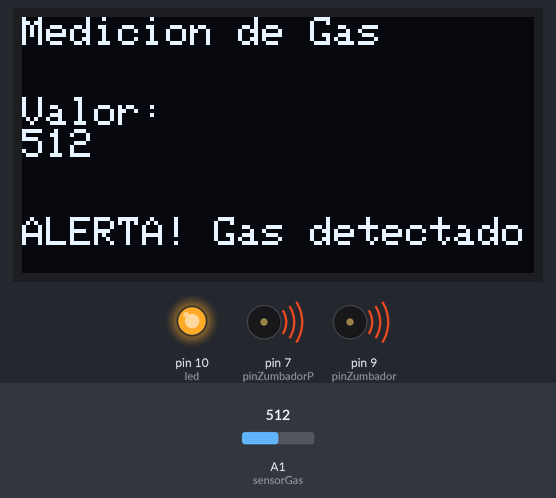
Bench run of a sketch on a simulated Arduino Uno, built with avr-gcc and run on an emulated ATmega328P. On the bench: 128×64 one-colour display, output pins drawn as LEDs (lit = HIGH), buzzer (waves = sounding, pin HIGH). The inputs (shaded band) are chosen by the test bench; at power-on: A1 (sensorGas) = 512. What the sketch prints to the serial monitor is not drawn.

Above: at 3.2 s.
3.3 s: A1 (sensorGas) set to 55
At 4.8 s:
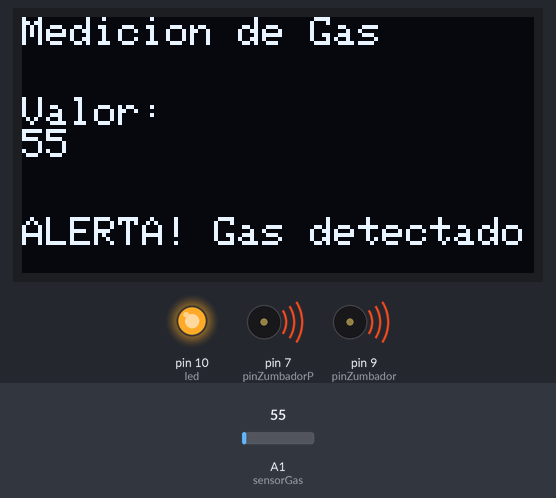
5.1 s: A1 (sensorGas) set to 46
At 6.0 s:
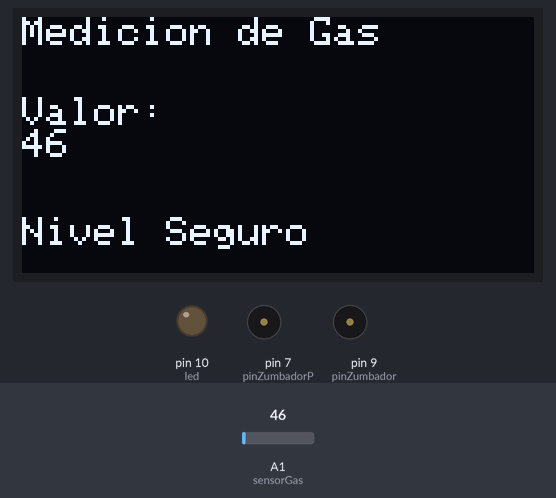
6.7 s: A1 (sensorGas) set to 0
At 8.2 s:
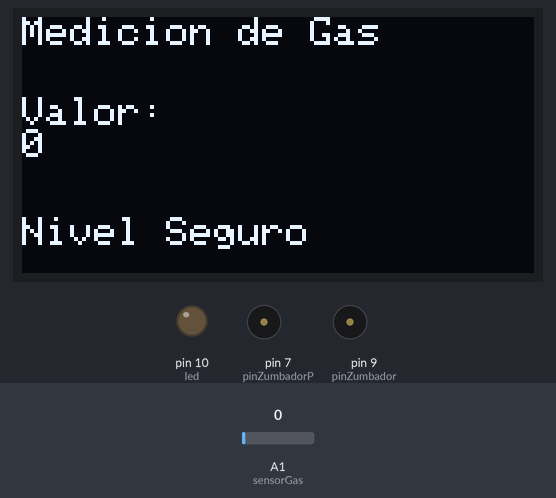
Timing chart, 0 to 9.7 s (numbered marks = the images above; inputs shaded):
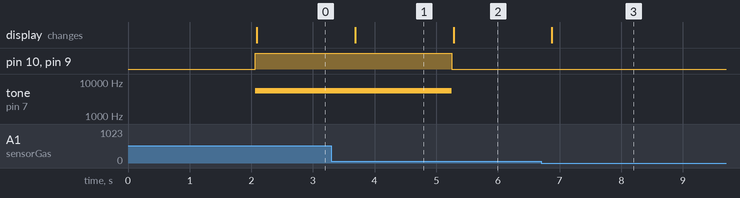

Measured:
- the behaviour switches between 51 and 50 on A1 (sensorGas) (found by bisection; images 1 and 2)
- after the input at 3.3 s, the display: changes after 0.39 s (image 1)
- after the input at 5.1 s, pin 10 (led), pin 9 (pinZumbador): HIGH → LOW after 0.15 s; tone on pin 7 (pinZumbadorP): 5500 Hz → silent after 0.15 s; the display: changes after 0.18 s (image 2)
- after the input at 6.7 s, the display: changes after 0.17 s (image 3)

The sketch:

Sensorgas.ino
```cpp
// ---- Librerías ----
#include <Wire.h>                // Librería para comunicación I2C (pantalla OLED)
#include <Adafruit_GFX.h>        // Librería gráfica base de Adafruit
#include <Adafruit_SSD1306.h>    // Control específico para pantallas OLED SSD1306

// ---- Configuración de pantalla ----
#define ANCHO_PANTALLA 128       // Ancho de la OLED en píxeles
#define ALTO_PANTALLA 64         // Alto de la OLED en píxeles
Adafruit_SSD1306 display(ANCHO_PANTALLA, ALTO_PANTALLA, &Wire, -1);  // Objeto pantalla (I2C, sin pin de reset)

// ---- Pines y variables ----
int sensorGas = A1;              // Pin analógico del sensor de gas (MQ-2) OJO: comentario original menciona A0.
int led = 10;                    // Pin del LED indicador
int pinZumbador = 9;             // Pin de un buzzer (activo) controlado con HIGH/LOW
int valorSensor = 0;             // Variable para guardar la lectura analógica del sensor
int umbral = 50;                 // Umbral que define alarma vs. nivel seguro (ajustar tras pruebas) (El umbral original es de 7000, 50 es solo para la prueba)
int pinZumbadorP = 7;            // Pin de otro zumbador (pasivo) al que se le aplica tono()

void setup() {
  pinMode(led, OUTPUT);          // LED como salida
  pinMode(pinZumbador, OUTPUT);  // Zumbador (pasivo) como salida
  pinMode(pinZumbadorP, OUTPUT); // Zumbador (activo) como salida
  pinMode(sensorGas, INPUT);     // Sensor de gas como entrada analógica
  Serial.begin(9600);            // Inicializa puerto serie a 9600 bps para depuración

  // ---- Inicialización de pantalla OLED ----
  if (!display.begin(SSD1306_SWITCHCAPVCC, 0x3C)) { // Inicia OLED (dirección I2C típica 0x3C)
    Serial.println(F("Error: no se encontró la pantalla OLED!"));  // Mensaje de error por serie
    for (;;);  // Si falla la pantalla, queda el bucle infinito (detiene el programa)
  }

  display.clearDisplay();        // Limpia el buffer de la pantalla
  display.setTextSize(1);        // Tamaño de texto 1 (pequeño)
  display.setTextColor(SSD1306_WHITE);  // Texto en color blanco (1 bit)
  display.setCursor(0, 0);       // Coloca el cursor en (x=0, y=0)
  display.println("Sensor de GAS");     // Muestra texto de bienvenida
  display.display();             // Envía el buffer a la pantalla
  delay(2000);                   // Pausa 2 segundos para leer el mensaje
}

void loop() {
  valorSensor = analogRead(sensorGas);  // Lee valor analógico del sensor (0-1023)
  Serial.print("Valor de gas: ");
  Serial.println(valorSensor);          // Imprime etiqueta y valor por el monitor serie

  // ---- Actualización de pantalla (limpiar y volver a escribir) ----
  display.clearDisplay();               // Limpia el buffer antes de dibujar nuevo cuadro
  display.setTextSize(1);               // Asegura tamaño de texto 1
  display.setTextColor(SSD1306_WHITE);  // Asegura color blanco

  // ---- Título ----
  display.setCursor(0, 0);              // Cursor arriba a la izquierda
  display.println("Medicion de Gas");   // Título de la sección

  // ---- Valor en tiempo real ----
  display.setCursor(0, 20);             // Cursor más abajo
  display.println("Valor:");            // Etiqueta
  display.println(valorSensor);         // Muestra número leído

  // ---- Lógica de alarma ----
  if (valorSensor > umbral) {           // Si supera el umbral, hay alerta
    digitalWrite(led, HIGH);            // Enciende LED
    digitalWrite(pinZumbador, HIGH);    // Activa buzzer (activo) con nivel alto
    tone(pinZumbadorP, 5500);           // Genera tono de 5.5 kHz en buzzer (pasivo)
    display.setCursor(0, 50);           // Cursor para mensaje de estado
    display.println("ALERTA! Gas detectado"); // Texto de alerta en la pantalla
  } else {                              // Si NO supera el umbral
    digitalWrite(led, LOW);             // Apaga LED
    digitalWrite(pinZumbador, LOW);     // Desactiva buzzer (activo)
    noTone(pinZumbadorP);               // Detiene el tono en buzzer (pasivo)
    display.setCursor(0, 50);           // Cursor para mensaje de estado
    display.println("Nivel Seguro");    // Texto de estado seguro
  }

  display.display();                    // Renderiza en la pantalla lo que está en el buffer
  delay(500);                           // Pausa corta para estabilidad/legibilidad (0.5 s)
}
```
